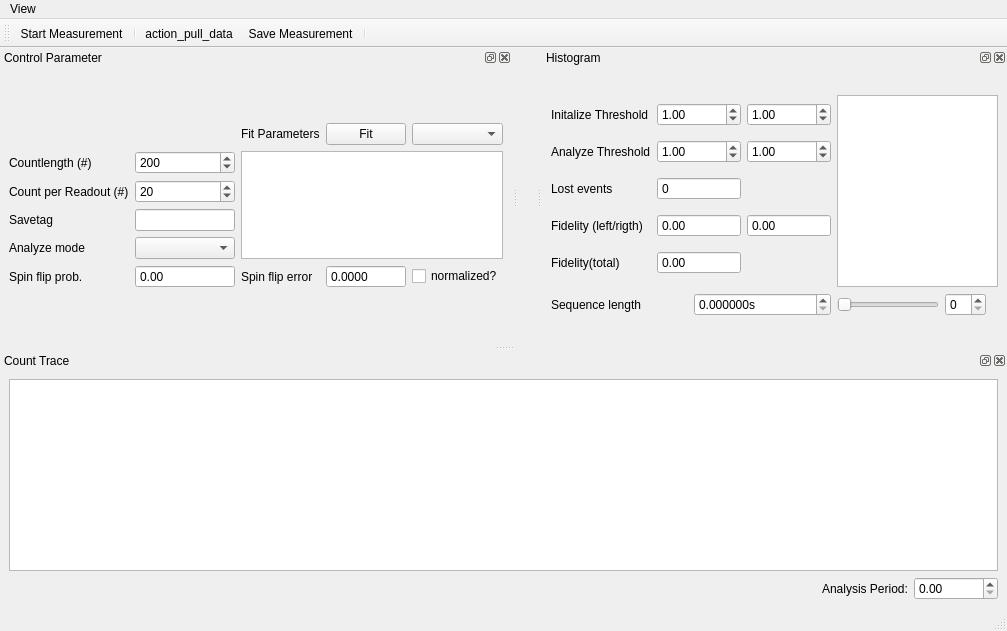
<?xml version="1.0" encoding="UTF-8"?>
<ui version="4.0">
 <class>MainWindow</class>
 <widget class="QMainWindow" name="MainWindow">
  <property name="geometry">
   <rect>
    <x>0</x>
    <y>0</y>
    <width>1007</width>
    <height>631</height>
   </rect>
  </property>
  <property name="windowTitle">
   <string>qudi: Single Shot Readout Counter</string>
  </property>
  <property name="layoutDirection">
   <enum>Qt::LeftToRight</enum>
  </property>
  <widget class="QWidget" name="centralwidget">
   <layout class="QGridLayout" name="gridLayout_2"/>
  </widget>
  <widget class="QMenuBar" name="menubar">
   <property name="geometry">
    <rect>
     <x>0</x>
     <y>0</y>
     <width>1007</width>
     <height>21</height>
    </rect>
   </property>
   <widget class="QMenu" name="menuView">
    <property name="title">
     <string>View</string>
    </property>
    <addaction name="actionRestore_Default"/>
    <addaction name="actionClose"/>
   </widget>
   <addaction name="menuView"/>
  </widget>
  <widget class="QStatusBar" name="statusbar"/>
  <widget class="QToolBar" name="toolBar">
   <property name="enabled">
    <bool>true</bool>
   </property>
   <property name="windowTitle">
    <string>toolBar</string>
   </property>
   <attribute name="toolBarArea">
    <enum>TopToolBarArea</enum>
   </attribute>
   <attribute name="toolBarBreak">
    <bool>false</bool>
   </attribute>
   <addaction name="action_run_stop"/>
   <addaction name="separator"/>
   <addaction name="action_pull_data"/>
   <addaction name="save_measurement_Action"/>
   <addaction name="separator"/>
  </widget>
  <widget class="QDockWidget" name="count_trace_DockWidget">
   <property name="sizePolicy">
    <sizepolicy hsizetype="Preferred" vsizetype="Expanding">
     <horstretch>0</horstretch>
     <verstretch>0</verstretch>
    </sizepolicy>
   </property>
   <property name="minimumSize">
    <size>
     <width>242</width>
     <height>206</height>
    </size>
   </property>
   <property name="windowTitle">
    <string>Count Trace</string>
   </property>
   <attribute name="dockWidgetArea">
    <number>8</number>
   </attribute>
   <widget class="QWidget" name="dockWidgetContents_2">
    <layout class="QGridLayout" name="gridLayout_5">
     <item row="1" column="0">
      <layout class="QGridLayout" name="gridLayout_3">
       <item row="0" column="0">
        <layout class="QGridLayout" name="gridLayout_12">
         <item row="0" column="0">
          <layout class="QGridLayout" name="gridLayout_14">
           <item row="0" column="2">
            <widget class="QDoubleSpinBox" name="analysis_period_DSpinBox">
             <property name="maximum">
              <double>999999999.000000000000000</double>
             </property>
            </widget>
           </item>
           <item row="0" column="1">
            <widget class="QLabel" name="label_14">
             <property name="text">
              <string>Analysis Period:</string>
             </property>
            </widget>
           </item>
           <item row="0" column="0">
            <spacer name="horizontalSpacer">
             <property name="orientation">
              <enum>Qt::Horizontal</enum>
             </property>
             <property name="sizeHint" stdset="0">
              <size>
               <width>40</width>
               <height>20</height>
              </size>
             </property>
            </spacer>
           </item>
          </layout>
         </item>
        </layout>
       </item>
      </layout>
     </item>
     <item row="0" column="0">
      <widget class="PlotWidget" name="count_trace_PlotWidget">
       <property name="sizePolicy">
        <sizepolicy hsizetype="Expanding" vsizetype="Preferred">
         <horstretch>0</horstretch>
         <verstretch>0</verstretch>
        </sizepolicy>
       </property>
      </widget>
     </item>
    </layout>
   </widget>
  </widget>
  <widget class="QDockWidget" name="histogram_DockWidget">
   <property name="sizePolicy">
    <sizepolicy hsizetype="Preferred" vsizetype="Expanding">
     <horstretch>0</horstretch>
     <verstretch>0</verstretch>
    </sizepolicy>
   </property>
   <property name="layoutDirection">
    <enum>Qt::LeftToRight</enum>
   </property>
   <property name="floating">
    <bool>false</bool>
   </property>
   <property name="features">
    <set>QDockWidget::AllDockWidgetFeatures</set>
   </property>
   <property name="allowedAreas">
    <set>Qt::RightDockWidgetArea</set>
   </property>
   <property name="windowTitle">
    <string>Histogram</string>
   </property>
   <attribute name="dockWidgetArea">
    <number>2</number>
   </attribute>
   <widget class="QWidget" name="dockWidgetContents_3">
    <layout class="QGridLayout" name="gridLayout_6">
     <item row="0" column="0">
      <layout class="QGridLayout" name="gridLayout_4">
       <item row="1" column="2">
        <widget class="QSpinBox" name="hist_bins_SpinBox"/>
       </item>
       <item row="1" column="1">
        <widget class="QSlider" name="hist_bins_Slider">
         <property name="toolTip">
          <string>&lt;html&gt;&lt;head/&gt;&lt;body&gt;&lt;p&gt;Set the amout of bins which are&lt;br/&gt;summed together to obtain a &lt;br/&gt;point  (as the summed value) in the &lt;br/&gt;histogram.&lt;/p&gt;&lt;/body&gt;&lt;/html&gt;</string>
         </property>
         <property name="orientation">
          <enum>Qt::Horizontal</enum>
         </property>
        </widget>
       </item>
       <item row="0" column="1" colspan="4">
        <widget class="PlotWidget" name="histogram_PlotWidget">
         <property name="sizePolicy">
          <sizepolicy hsizetype="Expanding" vsizetype="Preferred">
           <horstretch>0</horstretch>
           <verstretch>0</verstretch>
          </sizepolicy>
         </property>
        </widget>
       </item>
       <item row="0" column="0">
        <layout class="QGridLayout" name="gridLayout_8">
         <item row="0" column="0">
          <widget class="QLabel" name="label_7">
           <property name="text">
            <string>Initalize Threshold</string>
           </property>
          </widget>
         </item>
         <item row="1" column="1">
          <widget class="QDoubleSpinBox" name="ana_threshold0_DSpinBox">
           <property name="maximum">
            <double>999999999.000000000000000</double>
           </property>
           <property name="value">
            <double>1.000000000000000</double>
           </property>
          </widget>
         </item>
         <item row="0" column="1">
          <widget class="QDoubleSpinBox" name="init_threshold0_DSpinBox">
           <property name="maximum">
            <double>999999999.000000000000000</double>
           </property>
           <property name="value">
            <double>1.000000000000000</double>
           </property>
          </widget>
         </item>
         <item row="0" column="2">
          <widget class="QDoubleSpinBox" name="init_threshold1_DSpinBox">
           <property name="maximum">
            <double>999990000.000000000000000</double>
           </property>
           <property name="value">
            <double>1.000000000000000</double>
           </property>
          </widget>
         </item>
         <item row="1" column="2">
          <widget class="QDoubleSpinBox" name="ana_threshold1_DSpinBox">
           <property name="maximum">
            <double>999999999.000000000000000</double>
           </property>
           <property name="value">
            <double>1.000000000000000</double>
           </property>
          </widget>
         </item>
         <item row="1" column="0">
          <widget class="QLabel" name="label_8">
           <property name="text">
            <string>Analyze Threshold</string>
           </property>
          </widget>
         </item>
         <item row="4" column="1">
          <widget class="QDoubleSpinBox" name="fidelity_total_DSpinBox">
           <property name="readOnly">
            <bool>true</bool>
           </property>
           <property name="buttonSymbols">
            <enum>QAbstractSpinBox::NoButtons</enum>
           </property>
          </widget>
         </item>
         <item row="2" column="0">
          <widget class="QLabel" name="label_9">
           <property name="text">
            <string>Lost events</string>
           </property>
          </widget>
         </item>
         <item row="3" column="0">
          <widget class="QLabel" name="label_6">
           <property name="maximumSize">
            <size>
             <width>100</width>
             <height>16777215</height>
            </size>
           </property>
           <property name="text">
            <string>Fidelity (left/rigth)</string>
           </property>
          </widget>
         </item>
         <item row="3" column="2">
          <widget class="QDoubleSpinBox" name="fidelity_right_DSpinBox">
           <property name="maximumSize">
            <size>
             <width>100</width>
             <height>16777215</height>
            </size>
           </property>
           <property name="readOnly">
            <bool>true</bool>
           </property>
           <property name="buttonSymbols">
            <enum>QAbstractSpinBox::NoButtons</enum>
           </property>
          </widget>
         </item>
         <item row="2" column="1">
          <widget class="QSpinBox" name="lost_events_SpinBox">
           <property name="frame">
            <bool>true</bool>
           </property>
           <property name="readOnly">
            <bool>true</bool>
           </property>
           <property name="buttonSymbols">
            <enum>QAbstractSpinBox::NoButtons</enum>
           </property>
           <property name="maximum">
            <number>999999999</number>
           </property>
          </widget>
         </item>
         <item row="4" column="0">
          <widget class="QLabel" name="label_10">
           <property name="text">
            <string>Fidelity(total)</string>
           </property>
          </widget>
         </item>
         <item row="3" column="1">
          <widget class="QDoubleSpinBox" name="fidelity_left_DSpinBox">
           <property name="maximumSize">
            <size>
             <width>100</width>
             <height>16777215</height>
            </size>
           </property>
           <property name="readOnly">
            <bool>true</bool>
           </property>
           <property name="buttonSymbols">
            <enum>QAbstractSpinBox::NoButtons</enum>
           </property>
          </widget>
         </item>
        </layout>
       </item>
       <item row="1" column="0">
        <layout class="QHBoxLayout" name="horizontalLayout">
         <item>
          <widget class="QLabel" name="label_13">
           <property name="text">
            <string>Sequence length</string>
           </property>
          </widget>
         </item>
         <item>
          <widget class="QDoubleSpinBox" name="sequence_length_DSpinBox">
           <property name="suffix">
            <string>s</string>
           </property>
           <property name="decimals">
            <number>6</number>
           </property>
           <property name="maximum">
            <double>999990000.000000000000000</double>
           </property>
          </widget>
         </item>
        </layout>
       </item>
      </layout>
     </item>
    </layout>
   </widget>
  </widget>
  <widget class="QDockWidget" name="control_param_DockWidget">
   <property name="sizePolicy">
    <sizepolicy hsizetype="Preferred" vsizetype="Minimum">
     <horstretch>0</horstretch>
     <verstretch>0</verstretch>
    </sizepolicy>
   </property>
   <property name="allowedAreas">
    <set>Qt::AllDockWidgetAreas</set>
   </property>
   <property name="windowTitle">
    <string>Control Parameter</string>
   </property>
   <attribute name="dockWidgetArea">
    <number>1</number>
   </attribute>
   <widget class="QWidget" name="dockWidgetContents_4">
    <layout class="QGridLayout" name="gridLayout_7">
     <item row="0" column="0">
      <layout class="QGridLayout" name="gridLayout">
       <property name="sizeConstraint">
        <enum>QLayout::SetMinimumSize</enum>
       </property>
       <property name="spacing">
        <number>6</number>
       </property>
       <item row="1" column="0">
        <widget class="QLabel" name="label">
         <property name="sizePolicy">
          <sizepolicy hsizetype="Maximum" vsizetype="Preferred">
           <horstretch>0</horstretch>
           <verstretch>0</verstretch>
          </sizepolicy>
         </property>
         <property name="text">
          <string>Countlength (#)</string>
         </property>
        </widget>
       </item>
       <item row="1" column="1">
        <widget class="QSpinBox" name="count_length_SpinBox">
         <property name="sizePolicy">
          <sizepolicy hsizetype="Fixed" vsizetype="Fixed">
           <horstretch>0</horstretch>
           <verstretch>0</verstretch>
          </sizepolicy>
         </property>
         <property name="minimumSize">
          <size>
           <width>100</width>
           <height>0</height>
          </size>
         </property>
         <property name="toolTip">
          <string>&lt;html&gt;&lt;head/&gt;&lt;body&gt;&lt;p&gt;Maximal reserved bufferlength&lt;br/&gt;on the gated counting hardware.&lt;/p&gt;&lt;/body&gt;&lt;/html&gt;</string>
         </property>
         <property name="maximum">
          <number>1000000</number>
         </property>
         <property name="value">
          <number>200</number>
         </property>
        </widget>
       </item>
       <item row="2" column="0">
        <widget class="QLabel" name="label_3">
         <property name="text">
          <string>Count per Readout (#)</string>
         </property>
        </widget>
       </item>
       <item row="5" column="1">
        <widget class="QDoubleSpinBox" name="spin_flip_prob_DSpinBox">
         <property name="enabled">
          <bool>true</bool>
         </property>
         <property name="maximumSize">
          <size>
           <width>100</width>
           <height>16777215</height>
          </size>
         </property>
         <property name="autoFillBackground">
          <bool>false</bool>
         </property>
         <property name="readOnly">
          <bool>true</bool>
         </property>
         <property name="buttonSymbols">
          <enum>QAbstractSpinBox::NoButtons</enum>
         </property>
        </widget>
       </item>
       <item row="2" column="1">
        <widget class="QSpinBox" name="count_per_readout_SpinBox">
         <property name="toolTip">
          <string>&lt;html&gt;&lt;head/&gt;&lt;body&gt;&lt;p&gt;Specify how many counts are read out&lt;br/&gt;at once per readout request to the &lt;br/&gt;hardware.&lt;br/&gt;This number won't affect the structure&lt;br/&gt;of the obtained data. With a higher &lt;br/&gt;number you will solely reduce the&lt;br/&gt;workload for the PC, since you descrease&lt;br/&gt;the readout processes per time.&lt;/p&gt;&lt;/body&gt;&lt;/html&gt;</string>
         </property>
         <property name="maximum">
          <number>1000000</number>
         </property>
         <property name="value">
          <number>20</number>
         </property>
        </widget>
       </item>
       <item row="0" column="3">
        <widget class="QPushButton" name="fit_PushButton">
         <property name="enabled">
          <bool>true</bool>
         </property>
         <property name="text">
          <string>Fit</string>
         </property>
        </widget>
       </item>
       <item row="0" column="4">
        <widget class="QComboBox" name="fit_methods_ComboBox"/>
       </item>
       <item row="1" column="2" rowspan="4" colspan="3">
        <widget class="QTextEdit" name="fit_param_TextEdit">
         <property name="sizePolicy">
          <sizepolicy hsizetype="MinimumExpanding" vsizetype="Expanding">
           <horstretch>0</horstretch>
           <verstretch>0</verstretch>
          </sizepolicy>
         </property>
         <property name="minimumSize">
          <size>
           <width>0</width>
           <height>90</height>
          </size>
         </property>
        </widget>
       </item>
       <item row="4" column="0">
        <widget class="QLabel" name="label_11">
         <property name="text">
          <string>Analyze mode</string>
         </property>
        </widget>
       </item>
       <item row="5" column="0">
        <widget class="QLabel" name="label_5">
         <property name="text">
          <string>Spin flip prob.</string>
         </property>
        </widget>
       </item>
       <item row="0" column="2">
        <widget class="QLabel" name="label_4">
         <property name="text">
          <string>Fit Parameters</string>
         </property>
        </widget>
       </item>
       <item row="4" column="1">
        <widget class="QComboBox" name="analyze_mode_ComboBox"/>
       </item>
       <item row="5" column="3">
        <widget class="QDoubleSpinBox" name="spin_flip_error_DSpinBox">
         <property name="readOnly">
          <bool>true</bool>
         </property>
         <property name="buttonSymbols">
          <enum>QAbstractSpinBox::NoButtons</enum>
         </property>
         <property name="decimals">
          <number>4</number>
         </property>
        </widget>
       </item>
       <item row="5" column="2">
        <widget class="QLabel" name="label_12">
         <property name="text">
          <string>Spin flip error</string>
         </property>
        </widget>
       </item>
       <item row="3" column="0">
        <widget class="QLabel" name="label_2">
         <property name="text">
          <string>Savetag</string>
         </property>
        </widget>
       </item>
       <item row="3" column="1">
        <widget class="QLineEdit" name="save_tag_LineEdit">
         <property name="maximumSize">
          <size>
           <width>100</width>
           <height>16777215</height>
          </size>
         </property>
         <property name="toolTip">
          <string>&lt;html&gt;&lt;head/&gt;&lt;body&gt;&lt;p&gt;Enter the descriptive name for this&lt;br/&gt;measurement. The file will be saved with &lt;br/&gt;a date and timestamp prefix and the&lt;br/&gt;descriptive name will be append to that&lt;br/&gt;string.&lt;/p&gt;&lt;/body&gt;&lt;/html&gt;</string>
         </property>
        </widget>
       </item>
       <item row="5" column="4">
        <widget class="QCheckBox" name="normalized_CheckBox">
         <property name="text">
          <string>normalized?</string>
         </property>
        </widget>
       </item>
      </layout>
     </item>
    </layout>
   </widget>
  </widget>
  <action name="action_run_stop">
   <property name="checkable">
    <bool>true</bool>
   </property>
   <property name="icon">
    <iconset>
     <normaloff>../../artwork/icons/qudiTheme/22x22/start-counter.png</normaloff>
     <normalon>../../artwork/icons/qudiTheme/22x22/stop-counter.png</normalon>../../artwork/icons/qudiTheme/22x22/start-counter.png</iconset>
   </property>
   <property name="text">
    <string>Start Measurement</string>
   </property>
   <property name="toolTip">
    <string>Start SSR Measurement</string>
   </property>
  </action>
  <action name="save_measurement_Action">
   <property name="icon">
    <iconset>
     <normaloff>../../artwork/icons/oxygen/22x22/document-save.png</normaloff>../../artwork/icons/oxygen/22x22/document-save.png</iconset>
   </property>
   <property name="text">
    <string>Save Measurement</string>
   </property>
   <property name="toolTip">
    <string>Save the Measurement to File</string>
   </property>
  </action>
  <action name="actionRestore_Default">
   <property name="text">
    <string>Restore Default</string>
   </property>
  </action>
  <action name="actionClose">
   <property name="icon">
    <iconset>
     <normaloff>../../artwork/icons/oxygen/22x22/application-exit.png</normaloff>../../artwork/icons/oxygen/22x22/application-exit.png</iconset>
   </property>
   <property name="text">
    <string>Close</string>
   </property>
  </action>
  <action name="action_pull_data">
   <property name="icon">
    <iconset>
     <normaloff>../../artwork/icons/oxygen/22x22/view-refresh.png</normaloff>../../artwork/icons/oxygen/22x22/view-refresh.png</iconset>
   </property>
   <property name="text">
    <string>action_pull_data</string>
   </property>
   <property name="toolTip">
    <string>Pulls the data from ssr counter</string>
   </property>
  </action>
 </widget>
 <customwidgets>
  <customwidget>
   <class>PlotWidget</class>
   <extends>QGraphicsView</extends>
   <header>pyqtgraph</header>
  </customwidget>
 </customwidgets>
 <resources/>
 <connections>
  <connection>
   <sender>actionClose</sender>
   <signal>triggered()</signal>
   <receiver>MainWindow</receiver>
   <slot>close()</slot>
   <hints>
    <hint type="sourcelabel">
     <x>-1</x>
     <y>-1</y>
    </hint>
    <hint type="destinationlabel">
     <x>326</x>
     <y>205</y>
    </hint>
   </hints>
  </connection>
 </connections>
</ui>
